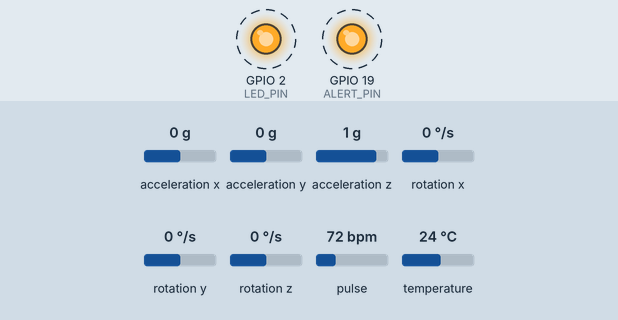
Bench run of a sketch on a simulated ESP32. On the bench: output pins drawn as LEDs (lit = HIGH). Dashed ring = blinking. The inputs (shaded band) are chosen by the test bench; at power-on: acceleration x 0 g, acceleration y 0 g, acceleration z 1 g, rotation x 0 °/s, rotation y 0 °/s, rotation z 0 °/s, pulse 72 bpm, temperature 24 °C. WiFi joins after 1.5 s; servers stay silent unless stated; web services answer with replies made up by the test bench; what the sketch prints to the serial monitor is not drawn.

Above: at 3.0 s.
Timing chart, 0 to 5.5 s (numbered marks = the images above):
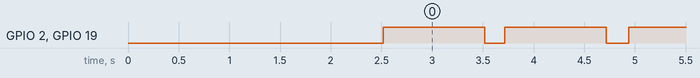

Measured:
- by itself, GPIO 2 (LED_PIN), GPIO 19 (ALERT_PIN): alternates HIGH for 1.0 s and LOW for 0.20 s

The sketch:

ehw.ino
```cpp
#include <Wire.h>
#include <Adafruit_MPU6050.h>
#include <Adafruit_Sensor.h>
#include "MAX30105.h"
#include "heartRate.h"
#include "spo2_algorithm.h"
#include <ArduinoJson.h>
#include <WiFi.h>
#include <HTTPClient.h>
#include <WiFiClientSecure.h>
#include <ESP_Mail_Client.h>


// WiFi and ThingSpeak
const char* ssid = "";
const char* password = "";
const char* apiKey = "_key_";
const char* server = "http://api.thingspeak.com/update?api_key=";


// Sensor objects
Adafruit_MPU6050 mpu;
MAX30105 particleSensor;

// I2C pins
#define I2C_SDA 6
#define I2C_SCL 15

// Other pins
#define ALERT_PIN 19
#define LED_PIN 2

// Thresholds
#define FALL_THRESHOLD_G 0.01
#define LOW_BPM 50
#define HIGH_BPM 110
#define LOW_SPO2 92

// Sleep interval
#define DEEP_SLEEP_TIME 15
#define uS_TO_S_FACTOR 1000000ULL

// Data variables
float accelX, accelY, accelZ;
float gyroX, gyroY, gyroZ;
float temperature;
int32_t heartRate = 0;
int8_t validHeartRate = 0;
int32_t spo2 = 0;
int8_t validSPO2 = 0;
bool fallDetected = false;

const byte RATE_SIZE = 4;
byte rates[RATE_SIZE];
byte rateSpot = 0;
long lastBeat = 0;
float beatsPerMinute;
int beatAvg;

unsigned long lastSensorRead = 0;
unsigned long lastSend = 0;
unsigned long inactivityTimer = 0;
const unsigned long SENSOR_INTERVAL = 1000;
const unsigned long SEND_INTERVAL = 2000;
const unsigned long INACTIVITY_TIMEOUT = 300000;

// Function declarations
void initSensors();
void readMPU6050();
void readMAX30102();
bool checkFall();
void sendDataToThingSpeak();
void triggerAlert(String message);
void goToDeepSleep();
void print_wakeup_reason();
void sendMailOnFall(const char* recipient);
void sendEmail(const String& subject, const String& body);
void postJsonData(const char* serverUrl, const String& jsonPayload);

void setup() {
  Serial.begin(115200);
  delay(1000);
  print_wakeup_reason();

  pinMode(LED_PIN, OUTPUT);
  pinMode(ALERT_PIN, OUTPUT);
  digitalWrite(LED_PIN, LOW);
  digitalWrite(ALERT_PIN, LOW);

  Wire.begin(I2C_SDA, I2C_SCL);
  initSensors();

  WiFi.begin(ssid, password);
  Serial.print("Connecting to WiFi");
  while (WiFi.status() != WL_CONNECTED) {
    delay(500);
    Serial.print(".");
  }
  Serial.println("\nWiFi Connected");
  Serial.println("Setup complete!\n");
}

void loop() {
  unsigned long currentMillis = millis();

  if (currentMillis - lastSensorRead >= SENSOR_INTERVAL) {
    lastSensorRead = currentMillis;
    readMPU6050();
    readMAX30102();

    bool fall = checkFall();
    if (fall) {
      fallDetected = true;
      triggerAlert("FALL DETECTED!");
      sendDataToThingSpeak(); // upload data
      // Send email alerts
      /*
      sendEmail("Fall Detected!", "A fall has been detected by your ESP32 health monitor.");
      sendMailOnFall(recipientEmail1);
      sendMailOnFall(recipientEmail2);
      sendMailOnFall(recipientEmail3);*/
    }

    if (validHeartRate && (heartRate < LOW_BPM || heartRate > HIGH_BPM)) {
      triggerAlert("Heart rate abnormal: " + String(heartRate) + " BPM");
    }
    if (validSPO2 && spo2 < LOW_SPO2) {
      triggerAlert("SpO2 low: " + String(spo2) + "%");
    }

    if (abs(accelX) < 0.5 && abs(accelY) < 0.5 && abs(accelZ - 9.8) < 0.5) {
      inactivityTimer += SENSOR_INTERVAL;
    } else {
      inactivityTimer = 0;
    }
  }

  if (millis() - lastSend >= SEND_INTERVAL) {
    lastSend = millis();
    sendDataToThingSpeak();
  }
  if (inactivityTimer >= INACTIVITY_TIMEOUT) {
    Serial.println("Prolonged inactivity. Sleeping...");
    goToDeepSleep();
  }
  delay(10);
}

void initSensors() {
  Serial.println("Initializing MPU6050...");
  if (!mpu.begin()) { Serial.println("Failed to find MPU6050!"); while (1); }
  mpu.setAccelerometerRange(MPU6050_RANGE_8_G);
  mpu.setGyroRange(MPU6050_RANGE_500_DEG);
  mpu.setFilterBandwidth(MPU6050_BAND_21_HZ);

  Serial.println("Initializing MAX30102...");
  if (!particleSensor.begin(Wire, I2C_SPEED_FAST)) { Serial.println("MAX30102 not found!"); while (1); }
  particleSensor.setup(60, 4, 2, 100, 411, 4096);
  particleSensor.setPulseAmplitudeRed(0x0A);
  particleSensor.setPulseAmplitudeGreen(0);
}

// Read sensors
void readMPU6050() {
  sensors_event_t a, g, temp;
  mpu.getEvent(&a, &g, &temp);
  accelX = a.acceleration.x; accelY = a.acceleration.y; accelZ = a.acceleration.z;
  gyroX = g.gyro.x; gyroY = g.gyro.y; gyroZ = g.gyro.z;
  temperature = temp.temperature;
}
void readMAX30102() {
  long irValue = particleSensor.getIR();
  if (irValue < 50000) {
    heartRate=0; spo2=0; validHeartRate=0; validSPO2=0; return;
  }
  if (checkForBeat(irValue)) {
    long delta = millis() - lastBeat;
    lastBeat = millis();
    beatsPerMinute = 60 / (delta / 1000.0);
    if (beatsPerMinute < 255 && beatsPerMinute > 20) {
      rates[rateSpot++] = (byte)beatsPerMinute; rateSpot %= RATE_SIZE;
      beatAvg=0; for (byte x=0; x<RATE_SIZE; x++) { beatAvg += rates[x]; }
      beatAvg /= RATE_SIZE; heartRate=beatAvg; validHeartRate=1;
    }
  }
  // Simplified SpO2
  static int spo2Counter=0; spo2Counter++;
  if (spo2Counter>25 && validHeartRate){ spo2=97; validSPO2=1; spo2Counter=0; }
}

// Check for fall
bool checkFall() {
  float mag=sqrt(accelX*accelX + accelY*accelY + accelZ*accelZ);
  float g=mag/9.81;
  if (g>FALL_THRESHOLD_G) {
    Serial.println("*** FALL DETECTED! ***");
    return true;
  }
  return false;
}

// Send data to ThingSpeak
void sendDataToThingSpeak() {
  if (WiFi.status() != WL_CONNECTED) { Serial.println("WiFi not connected"); return; }
  HTTPClient http;
  String url=String(server)+String(apiKey);
  url+="&field1="+String(heartRate);
  url+="&field2="+String(spo2);
  url+="&field3="+String(fallDetected?1:0);
  url+="&field4="+String(accelX);
  url+="&field5="+String(accelY);
  url+="&field6="+String(accelZ);
  url+="&field7="+String(gyroX);
  url+="&field8="+String(gyroY);
  url+="&field9="+String(gyroZ);
  url+="&field10="+String(temperature);
  http.begin(url);
  int resp=http.GET();
  if (resp>0){ Serial.println("Data sent to ThingSpeak"); }
  else { Serial.println("Error sending data"); }
  http.end();
  fallDetected=false;
}

// Trigger alert
void triggerAlert(String msg) {
  Serial.println("ALERT: "+msg);
  digitalWrite(ALERT_PIN, HIGH);
  digitalWrite(LED_PIN, HIGH);
  delay(1000);
  digitalWrite(ALERT_PIN, LOW);
  digitalWrite(LED_PIN, LOW);
}

// Deep sleep
void goToDeepSleep() {
  Serial.println("Going to deep sleep");
  Serial.flush();
  esp_sleep_enable_timer_wakeup(DEEP_SLEEP_TIME * 60 * uS_TO_S_FACTOR);
  esp_deep_sleep_start();
}

void print_wakeup_reason() {
  esp_sleep_wakeup_cause_t reason = esp_sleep_get_wakeup_cause();
  switch (reason) {
    case ESP_SLEEP_WAKEUP_EXT0: Serial.println("Wakeup: RTC_IO"); break;
    case ESP_SLEEP_WAKEUP_EXT1: Serial.println("Wakeup: RTC_CNTL"); break;
    case ESP_SLEEP_WAKEUP_TIMER: Serial.println("Wakeup: timer"); break;
    case ESP_SLEEP_WAKEUP_TOUCHPAD: Serial.println("Wakeup: touchpad"); break;
    case ESP_SLEEP_WAKEUP_ULP: Serial.println("Wakeup: ULP"); break;
    default: Serial.println("Wakeup: first boot"); break;
  }
}
```
